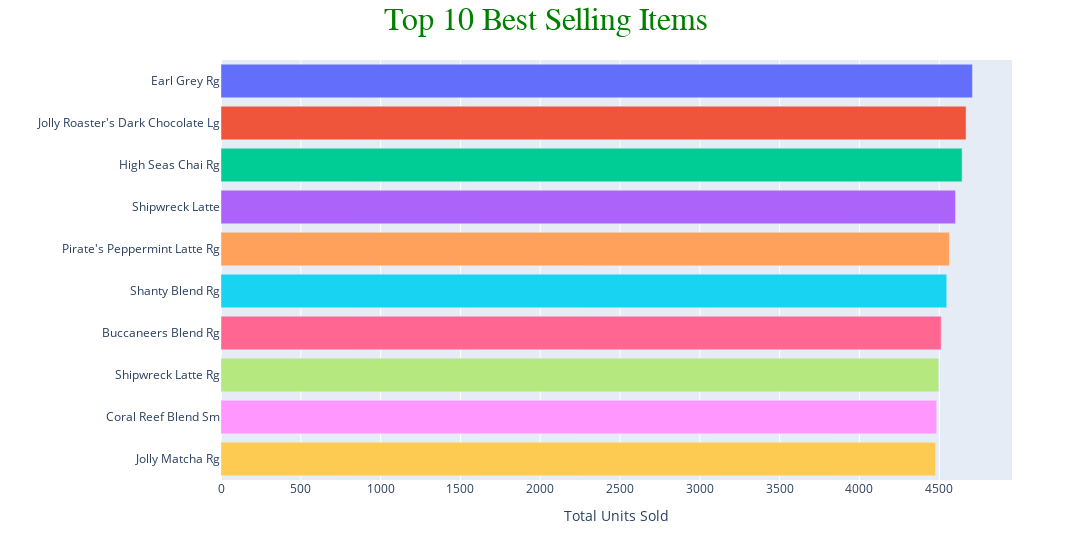

Here is the notebook cell this chart was saved with:
### Markdown cell above
### Top 10 Best Selling Items

### Code cell
# Query
best_selling = sql(
    """
    SELECT 
        product_detail,
        SUM(transaction_qty) as total_sold
    FROM sales
    GROUP BY product_detail
    ORDER BY SUM(transaction_qty) DESC
    LIMIT 10
    """
)

# Data viz with horizontal bar chart
fig = px.bar(
    best_selling, 
    x="total_sold", 
    y="product_detail", 
    orientation='h',
    color="product_detail",
    hover_name="product_detail"
)

# Custom layout
fig.update_layout(
    width=1200,
    title=dict(
        text='<span style="font-family:\'Times New Roman\';font-size:32;color:#008000">Top 10 Best Selling Items</span>',
        x=0.5
    ),
    xaxis_title="Total Units Sold",
    yaxis_title="",
    showlegend=False
)

fig.show()

### Figure 1 — Plotly figure (JSON) as saved in the notebook; plotly's stock layout.template omitted (floating-point values rounded to 4 significant figures)
{"data": [{"alignmentgroup": "True", "hovertemplate": "<b>%{hovertext}</b><br><br>product_detail=%{y}<br>total_sold=%{x}<extra></extra>", "hovertext": ["Earl Grey Rg"], "legendgroup": "Earl Grey Rg", "marker": {"color": "#636efa", "pattern": {"shape": ""}}, "name": "Earl Grey Rg", "offsetgroup": "Earl Grey Rg", "orientation": "h", "showlegend": true, "textposition": "auto", "type": "bar", "x": [4708], "xaxis": "x", "y": ["Earl Grey Rg"], "yaxis": "y"}, {"alignmentgroup": "True", "hovertemplate": "<b>%{hovertext}</b><br><br>product_detail=%{y}<br>total_sold=%{x}<extra></extra>", "hovertext": ["Jolly Roaster's Dark Chocolate Lg"], "legendgroup": "Jolly Roaster's Dark Chocolate Lg", "marker": {"color": "#EF553B", "pattern": {"shape": ""}}, "name": "Jolly Roaster's Dark Chocolate Lg", "offsetgroup": "Jolly Roaster's Dark Chocolate Lg", "orientation": "h", "showlegend": true, "textposition": "auto", "type": "bar", "x": [4668], "xaxis": "x", "y": ["Jolly Roaster's Dark Chocolate Lg"], "yaxis": "y"}, {"alignmentgroup": "True", "hovertemplate": "<b>%{hovertext}</b><br><br>product_detail=%{y}<br>total_sold=%{x}<extra></extra>", "hovertext": ["High Seas Chai Rg"], "legendgroup": "High Seas Chai Rg", "marker": {"color": "#00cc96", "pattern": {"shape": ""}}, "name": "High Seas Chai Rg", "offsetgroup": "High Seas Chai Rg", "orientation": "h", "showlegend": true, "textposition": "auto", "type": "bar", "x": [4643], "xaxis": "x", "y": ["High Seas Chai Rg"], "yaxis": "y"}, {"alignmentgroup": "True", "hovertemplate": "<b>%{hovertext}</b><br><br>product_detail=%{y}<br>total_sold=%{x}<extra></extra>", "hovertext": ["Shipwreck Latte"], "legendgroup": "Shipwreck Latte", "marker": {"color": "#ab63fa", "pattern": {"shape": ""}}, "name": "Shipwreck Latte", "offsetgroup": "Shipwreck Latte", "orientation": "h", "showlegend": true, "textposition": "auto", "type": "bar", "x": [4602], "xaxis": "x", "y": ["Shipwreck Latte"], "yaxis": "y"}, {"alignmentgroup": "True", "hovertemplate": "<b>%{hovertext}</b><br><br>product_detail=%{y}<br>total_sold=%{x}<extra></extra>", "hovertext": ["Pirate's Peppermint Latte Rg"], "legendgroup": "Pirate's Peppermint Latte Rg", "marker": {"color": "#FFA15A", "pattern": {"shape": ""}}, "name": "Pirate's Peppermint Latte Rg", "offsetgroup": "Pirate's Peppermint Latte Rg", "orientation": "h", "showlegend": true, "textposition": "auto", "type": "bar", "x": [4564], "xaxis": "x", "y": ["Pirate's Peppermint Latte Rg"], "yaxis": "y"}, {"alignmentgroup": "True", "hovertemplate": "<b>%{hovertext}</b><br><br>product_detail=%{y}<br>total_sold=%{x}<extra></extra>", "hovertext": ["Shanty Blend Rg"], "legendgroup": "Shanty Blend Rg", "marker": {"color": "#19d3f3", "pattern": {"shape": ""}}, "name": "Shanty Blend Rg", "offsetgroup": "Shanty Blend Rg", "orientation": "h", "showlegend": true, "textposition": "auto", "type": "bar", "x": [4547], "xaxis": "x", "y": ["Shanty Blend Rg"], "yaxis": "y"}, {"alignmentgroup": "True", "hovertemplate": "<b>%{hovertext}</b><br><br>product_detail=%{y}<br>total_sold=%{x}<extra></extra>", "hovertext": ["Buccaneers Blend Rg"], "legendgroup": "Buccaneers Blend Rg", "marker": {"color": "#FF6692", "pattern": {"shape": ""}}, "name": "Buccaneers Blend Rg", "offsetgroup": "Buccaneers Blend Rg", "orientation": "h", "showlegend": true, "textposition": "auto", "type": "bar", "x": [4512], "xaxis": "x", "y": ["Buccaneers Blend Rg"], "yaxis": "y"}, {"alignmentgroup": "True", "hovertemplate": "<b>%{hovertext}</b><br><br>product_detail=%{y}<br>total_sold=%{x}<extra></extra>", "hovertext": ["Shipwreck Latte Rg"], "legendgroup": "Shipwreck Latte Rg", "marker": {"color": "#B6E880", "pattern": {"shape": ""}}, "name": "Shipwreck Latte Rg", "offsetgroup": "Shipwreck Latte Rg", "orientation": "h", "showlegend": true, "textposition": "auto", "type": "bar", "x": [4497], "xaxis": "x", "y": ["Shipwreck Latte Rg"], "yaxis": "y"}, {"alignmentgroup": "True", "hovertemplate": "<b>%{hovertext}</b><br><br>product_detail=%{y}<br>total_sold=%{x}<extra></extra>", "hovertext": ["Coral Reef Blend Sm"], "legendgroup": "Coral Reef Blend Sm", "marker": {"color": "#FF97FF", "pattern": {"shape": ""}}, "name": "Coral Reef Blend Sm", "offsetgroup": "Coral Reef Blend Sm", "orientation": "h", "showlegend": true, "textposition": "auto", "type": "bar", "x": [4484], "xaxis": "x", "y": ["Coral Reef Blend Sm"], "yaxis": "y"}, {"alignmentgroup": "True", "hovertemplate": "<b>%{hovertext}</b><br><br>product_detail=%{y}<br>total_sold=%{x}<extra></extra>", "hovertext": ["Jolly Matcha Rg"], "legendgroup": "Jolly Matcha Rg", "marker": {"color": "#FECB52", "pattern": {"shape": ""}}, "name": "Jolly Matcha Rg", "offsetgroup": "Jolly Matcha Rg", "orientation": "h", "showlegend": true, "textposition": "auto", "type": "bar", "x": [4477], "xaxis": "x", "y": ["Jolly Matcha Rg"], "yaxis": "y"}], "layout": {"barmode": "relative", "legend": {"title": {"text": "product_detail"}, "tracegroupgap": 0}, "margin": {"t": 60}, "showlegend": false, "title": {"text": "<span style=\"font-family:'Times New Roman';font-size:32;color:#008000\">Top 10 Best Selling Items</span>", "x": 0.5}, "width": 1200, "xaxis": {"anchor": "y", "domain": [0, 1], "title": {"text": "Total Units Sold"}}, "yaxis": {"anchor": "x", "categoryarray": ["Jolly Matcha Rg", "Coral Reef Blend Sm", "Shipwreck Latte Rg", "Buccaneers Blend Rg", "Shanty Blend Rg", "Pirate's Peppermint Latte Rg", "Shipwreck Latte", "High Seas Chai Rg", "Jolly Roaster's Dark Chocolate Lg", "Earl Grey Rg"], "categoryorder": "array", "domain": [0, 1], "title": {"text": ""}}}}
